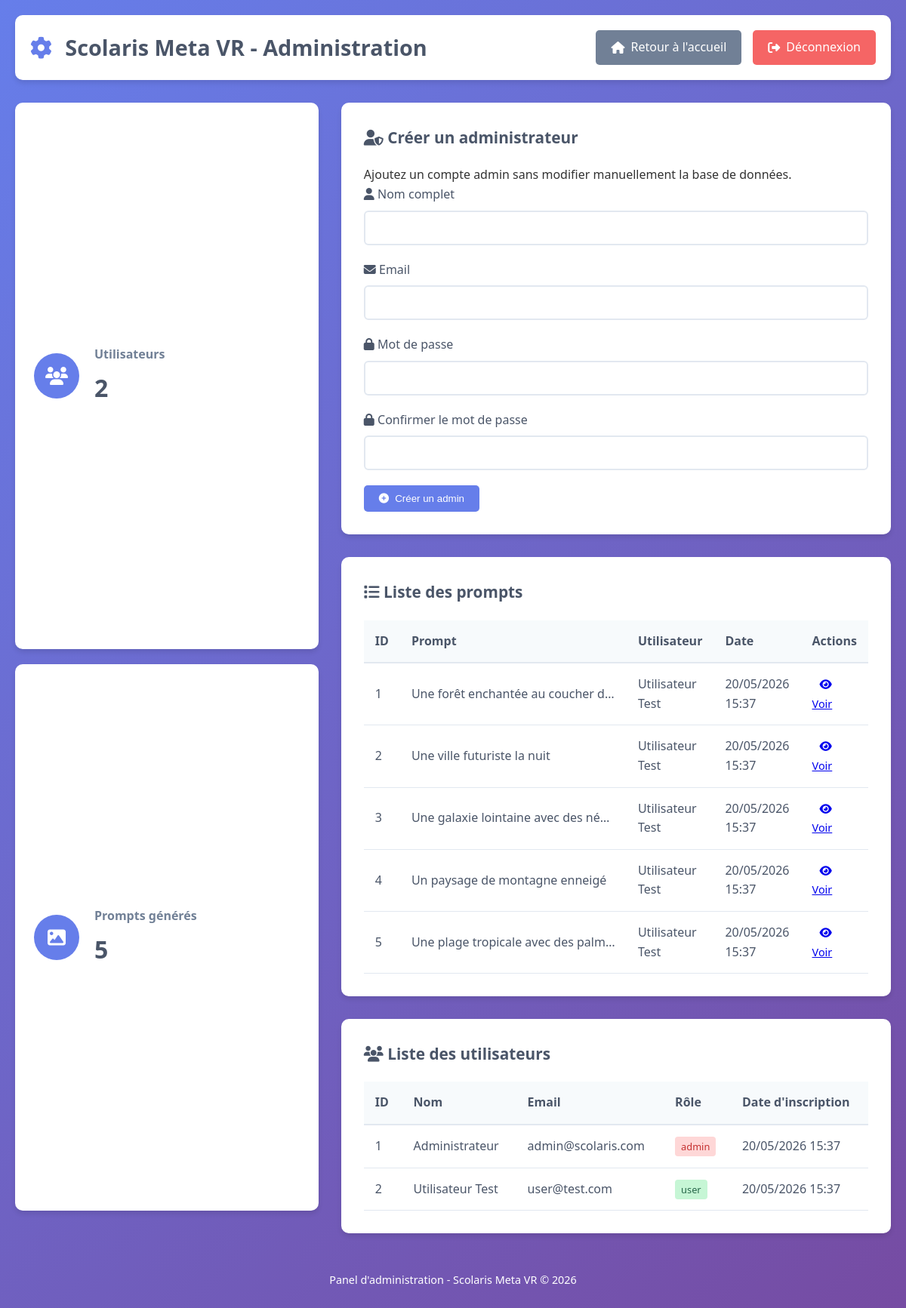
The page /public/admin.php (signed in) on the database its author committed.
### tables this page shows
CREATE TABLE prompts (
    id INT AUTO_INCREMENT PRIMARY KEY,
    prompt TEXT NOT NULL,
    image_url TEXT NOT NULL,
    user_id INT NOT NULL,
    created_at TIMESTAMP DEFAULT CURRENT_TIMESTAMP,
    FOREIGN KEY (user_id) REFERENCES users(id) ON DELETE CASCADE
);

CREATE TABLE users (
    id INT AUTO_INCREMENT PRIMARY KEY,
    name VARCHAR(100) NOT NULL,
    email VARCHAR(255) NOT NULL UNIQUE,
    password VARCHAR(255) NOT NULL,
    role ENUM('admin', 'user') DEFAULT 'user',
    created_at TIMESTAMP DEFAULT CURRENT_TIMESTAMP
);

### core/Database.php (called while the page is built, shortened)
<?php
class Database {
    private $connection;
    private function __construct() {
        try {
            $this->connection = new PDO(
                "mysql:host=" . DB_HOST . ";dbname=" . DB_NAME . ";charset=utf8",
                DB_USER,
                DB_PASS
            );
            $this->connection->setAttribute(PDO::ATTR_ERRMODE, PDO::ERRMODE_EXCEPTION);
        } catch(PDOException $e) {
            log_error("Erreur de connexion à la base de données: " . $e->getMessage());
            die("Erreur de connexion à la base de données. Veuillez réessayer plus tard.");
        }
    }
    public function query($sql, $params = []) {
        try {
            $stmt = $this->connection->prepare($sql);
            $stmt->execute($params);
            return $stmt;
        } catch(PDOException $e) {
            log_error("Erreur de requête SQL: " . $e->getMessage());
            return false;
        }
    }
    public function fetchAll($sql, $params = []) {
        $stmt = $this->query($sql, $params);
        return $stmt ? $stmt->fetchAll(PDO::FETCH_ASSOC) : false;
    }
}
?>

### app/models/Prompt.php (called while the page is built, shortened)
<?php
class Prompt {
    private $db;
    public function __construct() {
        $this->db = Database::getInstance();
    }
    public function getAll() {
        $sql = "SELECT p.*, u.name as user_name, u.email as user_email
                FROM prompts p
                LEFT JOIN users u ON p.user_id = u.id
                ORDER BY p.created_at DESC";
        return $this->db->fetchAll($sql);
    }
}
?>

### app/controllers/AdminController.php (called while the page is built, shortened)
<?php
class AdminController {
    private $userModel;
    private $promptModel;
    public function __construct() {
        $this->userModel = new User();
        $this->promptModel = new Prompt();
    }
    public function index() {
        $GLOBALS['all_prompts'] = $this->promptModel->getAll();
        $GLOBALS['all_users'] = $this->userModel->getAll();
    }
}
?>

### app/models/User.php (called while the page is built, shortened)
<?php
class User {
    private $db;
    public function __construct() {
        $this->db = Database::getInstance();
    }
    public function getAll() {
        $sql = "SELECT id, name, email, role, created_at FROM users ORDER BY created_at DESC";
        return $this->db->fetchAll($sql);
    }
}
?>

### public/admin.php (the view, shortened to what this page needs)
<?php
require_once __DIR__ . '/../core/Database.php';
require_once __DIR__ . '/../app/models/User.php';
require_once __DIR__ . '/../app/models/Prompt.php';
require_once __DIR__ . '/../app/controllers/AdminController.php';
$controller = new AdminController();
$action = $_GET['action'] ?? 'index';
switch ($action) {
    default:
        $controller->index();
        break;
}
?>
<!DOCTYPE html>
<html lang="fr">
<head>
    <link rel="stylesheet" href="assets/css/style.css">
    <link rel="stylesheet" href="https://cdnjs.cloudflare.com/ajax/libs/font-awesome/6.4.0/css/all.min.css">
</head>
<body>
    <div class="admin-container">
        <header class="admin-header">
            <h1><i class="fas fa-cog"></i> <?php echo APP_NAME; ?> - Administration</h1>
            <div class="admin-nav">
                <a href="index.php" class="btn btn-secondary">
                    <i class="fas fa-home"></i> Retour à l'accueil
                </a>
                <a href="auth.php?action=logout" class="btn btn-logout">
                    <i class="fas fa-sign-out-alt"></i> Déconnexion
                </a>
            </div>
        </header>
        <main class="admin-main">
            <div class="stats-grid">
                <div class="stat-card">
                    <div class="stat-icon">
                        <i class="fas fa-users"></i>
                    </div>
                    <div class="stat-content">
                        <h3>Utilisateurs</h3>
                        <p class="stat-number"><?php echo count($all_users ?? []); ?></p>
                    </div>
                </div>
                <div class="stat-card">
                    <div class="stat-icon">
                        <i class="fas fa-image"></i>
                    </div>
                    <div class="stat-content">
                        <h3>Prompts générés</h3>
                        <p class="stat-number"><?php echo $total_prompts ?? 0; ?></p>
                    </div>
                </div>
            </div>
            <div class="admin-sections">
                <section class="admin-section">
                    <h2><i class="fas fa-user-shield"></i> Créer un administrateur</h2>
                    <p>Ajoutez un compte admin sans modifier manuellement la base de données.</p>
                    <form method="POST" action="?action=create_admin" class="admin-form">
                        <div class="form-group">
                            <label for="name"><i class="fas fa-user"></i> Nom complet</label>
                            <input type="text" id="name" name="name" required>
                        </div>
                        <div class="form-group">
                            <label for="email"><i class="fas fa-envelope"></i> Email</label>
                            <input type="email" id="email" name="email" required>
                        </div>
                        <div class="form-group">
                            <label for="password"><i class="fas fa-lock"></i> Mot de passe</label>
                            <input type="password" id="password" name="password" required>
                        </div>
                        <div class="form-group">
                            <label for="confirm_password"><i class="fas fa-lock"></i> Confirmer le mot de passe</label>
                            <input type="password" id="confirm_password" name="confirm_password" required>
                        </div>
                        <button type="submit" class="btn btn-primary">
                            <i class="fas fa-plus-circle"></i> Créer un admin
                        </button>
                    </form>
                </section>
                <section class="admin-section">
                    <h2><i class="fas fa-list"></i> Liste des prompts</h2>
                    <div class="table-container">
                        <table class="admin-table">
                            <thead>
                                <tr>
                                    <th>ID</th>
                                    <th>Prompt</th>
                                    <th>Utilisateur</th>
                                    <th>Date</th>
                                    <th>Actions</th>
                                </tr>
                            </thead>
                            <tbody>
                                <?php if (!empty($all_prompts)): ?>
                                    <?php foreach ($all_prompts as $prompt): ?>
                                        <tr>
                                            <td><?php echo $prompt['id']; ?></td>
                                            <td class="prompt-cell"><?php echo htmlspecialchars(substr($prompt['prompt'], 0, 100)); ?><?php echo strlen($prompt['prompt']) > 100 ? '...' : ''; ?></td>
                                            <td><?php echo htmlspecialchars($prompt['user_name'] ?? 'Utilisateur inconnu'); ?></td>
                                            <td><?php echo date('d/m/Y H:i', strtotime($prompt['created_at'])); ?></td>
                                            <td>
                                                <a href="../vr/scene.html?image=<?php echo urlencode($prompt['image_url']); ?>" target="_blank" class="btn-small">
                                                    <i class="fas fa-eye"></i> Voir
                                                </a>
                                            </td>
                                        </tr>
                                    <?php endforeach; ?>
                                <?php else: ?>
                                    <tr>
                                        <td colspan="5" class="empty-table">Aucun prompt généré</td>
                                    </tr>
                                <?php endif; ?>
                            </tbody>
                        </table>
                    </div>
                </section>
                <section class="admin-section">
                    <h2><i class="fas fa-users"></i> Liste des utilisateurs</h2>
                    <div class="table-container">
                        <table class="admin-table">
                            <thead>
                                <tr>
                                    <th>ID</th>
                                    <th>Nom</th>
                                    <th>Email</th>
                                    <th>Rôle</th>
                                    <th>Date d'inscription</th>
                                </tr>
                            </thead>
                            <tbody>
                                <?php if (!empty($all_users)): ?>
                                    <?php foreach ($all_users as $user): ?>
                                        <tr>
                                            <td><?php echo $user['id']; ?></td>
                                            <td><?php echo htmlspecialchars($user['name']); ?></td>
                                            <td><?php echo htmlspecialchars($user['email']); ?></td>
                                            <td>
                                                <span class="role-badge role-<?php echo $user['role']; ?>">
                                                    <?php echo $user['role']; ?>
                                                </span>
                                            </td>
                                            <td><?php echo date('d/m/Y H:i', strtotime($user['created_at'])); ?></td>
                                        </tr>
                                    <?php endforeach; ?>
                                <?php else: ?>
                                    <tr>
                                        <td colspan="5" class="empty-table">Aucun utilisateur</td>
                                    </tr>
                                <?php endif; ?>
                            </tbody>
                        </table>
                    </div>
                </section>
            </div>
        </main>
        <footer class="admin-footer">
            <p>Panel d'administration - Scolaris Meta VR &copy; <?php echo date('Y'); ?></p>
        </footer>
    </div>
</body>
</html>

### public/assets/css/style.css (style rules this page uses)
* { margin: 0; padding: 0; box-sizing: border-box; }
body { font-family: 'Segoe UI', Tahoma, Geneva, Verdana, sans-serif; line-height: 1.6; color: #333; background: linear-gradient(135deg, #667eea 0%, #764ba2 100%); min-height: 100vh; }
header { background: white; border-radius: 10px; padding: 20px; margin-bottom: 30px; box-shadow: 0 4px 6px rgba(0, 0, 0, 0.1); display: flex; justify-content: space-between; align-items: center; }
header h1 { color: #4a5568; font-size: 1.8rem; }
header h1 i { color: #667eea; margin-right: 10px; }
.btn { padding: 10px 20px; border: none; border-radius: 5px; cursor: pointer; font-weight: 500; text-decoration: none; display: inline-flex; align-items: center; gap: 8px; transition: all 0.3s ease; }
.btn-primary { background: #667eea; color: white; }
.btn-secondary { background: #718096; color: white; }
.btn-logout { background: #f56565; color: white; }
.btn-small { padding: 5px 10px; font-size: 0.9rem; }
main { display: grid; grid-template-columns: 2fr 1fr; gap: 30px; }
footer { text-align: center; color: white; margin-top: 30px; padding: 20px; font-size: 0.9rem; }
.form-group { margin-bottom: 20px; }
.form-group label { display: block; margin-bottom: 8px; color: #4a5568; font-weight: 500; }
.form-group input { width: 100%; padding: 12px; border: 2px solid #e2e8f0; border-radius: 6px; font-size: 1rem; transition: border-color 0.3s ease; }
.admin-container { max-width: 1400px; margin: 0 auto; padding: 20px; }
.admin-header { background: white; border-radius: 10px; padding: 20px; margin-bottom: 30px; box-shadow: 0 4px 6px rgba(0, 0, 0, 0.1); display: flex; justify-content: space-between; align-items: center; }
.admin-header h1 { color: #4a5568; font-size: 1.8rem; }
.admin-nav { display: flex; gap: 15px; }
.stats-grid { display: grid; grid-template-columns: repeat(auto-fit, minmax(250px, 1fr)); gap: 20px; margin-bottom: 30px; }
.stat-card { background: white; border-radius: 10px; padding: 25px; box-shadow: 0 4px 6px rgba(0, 0, 0, 0.1); display: flex; align-items: center; gap: 20px; }
.stat-icon { background: #667eea; color: white; width: 60px; height: 60px; border-radius: 50%; display: flex; align-items: center; justify-content: center; font-size: 1.5rem; }
.stat-content h3 { color: #718096; font-size: 1rem; margin-bottom: 5px; }
.stat-number { color: #4a5568; font-size: 2rem; font-weight: bold; }
.admin-sections { display: grid; grid-template-columns: 1fr; gap: 30px; }
.admin-section { background: white; border-radius: 10px; padding: 30px; box-shadow: 0 4px 6px rgba(0, 0, 0, 0.1); }
.admin-section h2 { color: #4a5568; margin-bottom: 20px; font-size: 1.3rem; }
.table-container { overflow-x: auto; }
.admin-table { width: 100%; border-collapse: collapse; }
.admin-table th { background: #f7fafc; color: #4a5568; font-weight: 600; text-align: left; padding: 15px; border-bottom: 2px solid #e2e8f0; }
.admin-table td { padding: 15px; border-bottom: 1px solid #e2e8f0; color: #4a5568; }
.prompt-cell { max-width: 300px; overflow: hidden; text-overflow: ellipsis; white-space: nowrap; }
.role-badge { padding: 4px 8px; border-radius: 4px; font-size: 0.8rem; font-weight: 500; }
.role-admin { background: #fed7d7; color: #c53030; }
.role-user { background: #c6f6d5; color: #276749; }
.admin-footer { text-align: center; color: white; margin-top: 30px; padding: 20px; font-size: 0.9rem; }

### rows shown on the page
prompts: id "1", prompt "Une forêt enchantée au coucher d…", user.name "Utilisateur Test", created_at "20/05/2026 15:37"
prompts: id "2", prompt "Une ville futuriste la nuit", user.name "Utilisateur Test", created_at "20/05/2026 15:37"
prompts: id "3", prompt "Une galaxie lointaine avec des né…", user.name "Utilisateur Test", created_at "20/05/2026 15:37"
prompts: id "4", prompt "Un paysage de montagne enneigé", user.name "Utilisateur Test", created_at "20/05/2026 15:37"
prompts: id "5", prompt "Une plage tropicale avec des palm…", user.name "Utilisateur Test", created_at "20/05/2026 15:37"
users: id "1", name "Administrateur", email "admin@scolaris.com", role "admin", created_at "20/05/2026 15:37"
users: id "2", name "Utilisateur Test", email "user@test.com", role "user", created_at "20/05/2026 15:37"

### other values the page prints
APP_NAME "Scolaris Meta VR"
count($all_users ?? []) "2"
$total_prompts "5"
